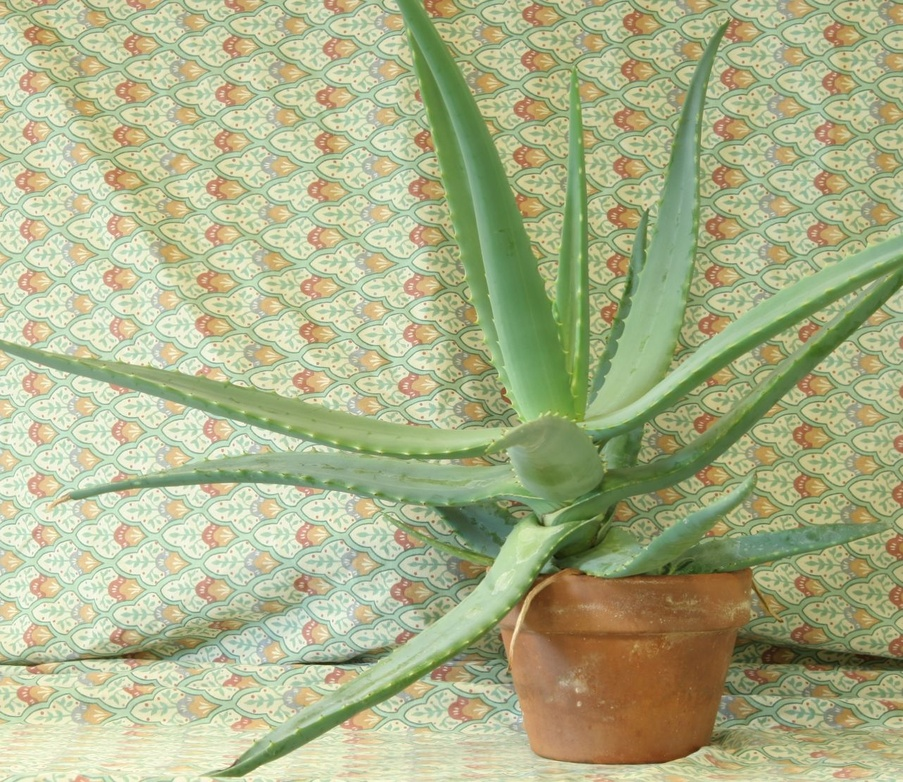
//> input picture Ejemplos/08_3D_vision/08_01_disparity/data/aloeL.jpg, 903 x 782 px, shrunk from 1282 x 1110 before the run
$ ./inclination ../../08_3D_vision/08_01_disparity/data/aloeL.jpg   (built with g++ and OpenCV 4)
//> lines starting //> are read from the running program, lines starting //| are printed output that depends on the picture
#include "opencv2/imgcodecs.hpp"
#include "opencv2/highgui.hpp"
#include "opencv2/imgproc.hpp"
#include <iostream>

using namespace cv;
using namespace std;

int main(int argc, char ** argv)
{
  // Load an image
  CommandLineParser parser(argc, argv, "{@input | lena.jpg | input image}");
  Mat src = imread(samples::findFile(parser.get<String>("@input") ) );
//> src is the input picture: 782 rows x 903 cols, CV_8UC3; mean B, G, R 136.7, 177.2, 171.2
  if (src.empty() ) {
    cout << "Could not open or find the image!\n" << endl;
    cout << "Usage: " << argv[0] << " <Input image>" << endl;
    return -1;
  }

  // Points to the affine transform calculation
  // Se necesitan tres puntos en la imagen original y destino
  // para calcular la relación entre ellos y su transformada
  Point2f srcTri[3];
  srcTri[0] = Point2f(0.f, 0.f);
  srcTri[1] = Point2f(src.cols - 1.f, 0.f);
  srcTri[2] = Point2f(0.f, src.rows - 1.f);

  Point2f dstTri[3];
  dstTri[0] = Point2f(0.f, src.rows * 0.33f);
  dstTri[1] = Point2f(src.cols * 0.85f, src.rows * 0.25f);
  dstTri[2] = Point2f(src.cols * 0.15f, src.rows * 0.7f);

  // Calculate the affine transform
  // A través de la función getAffineTransform
  // se calcula la transformada afín
  Mat warp_mat = getAffineTransform(srcTri, dstTri);
  Mat warp_dst = Mat::zeros(src.rows, src.cols, src.type() );

  // Apply the affine transform
  // A través de la función warpAffine
  // se aplica la matriz con la transformada a toda la imagen
  warpAffine(src, warp_dst, warp_mat, warp_dst.size() );
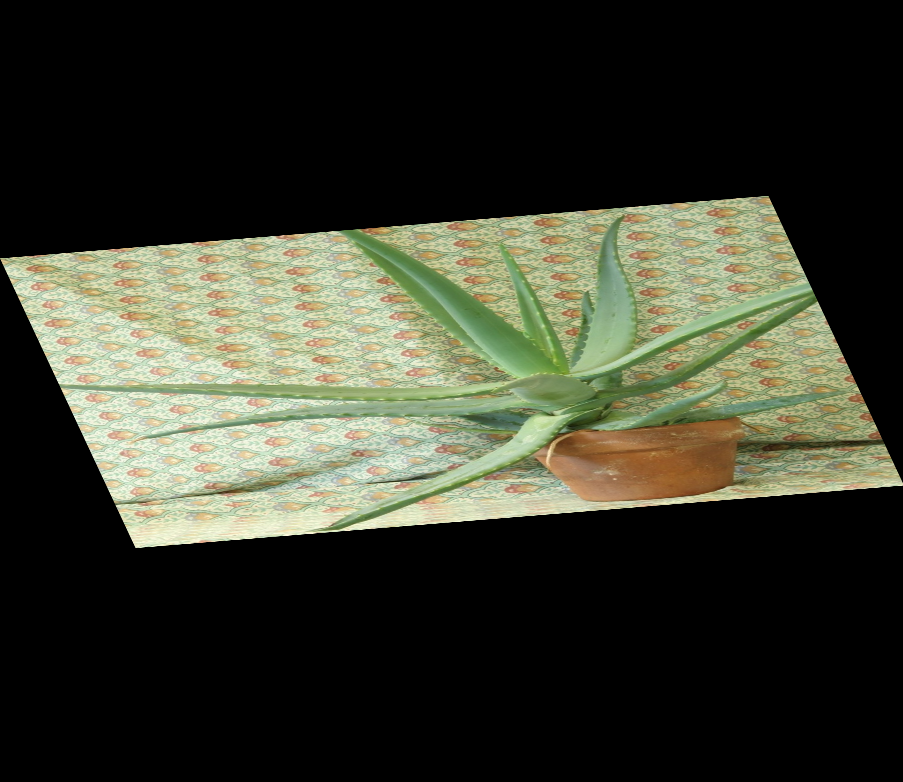
//> warp_dst: 782 rows x 903 cols, CV_8UC3; mean B, G, R 44.7, 58, 56

  // Rotation point, angle and scale (optional)
  // Punto a partir del cual se va a rotar
  Point center = Point(warp_dst.cols / 2, warp_dst.rows / 2);
//> center = Point(451, 391)
  // Ángulo de rotación (positivo en sentido antihorario)
  // y factor de escala (opcional)
  double angle = -50.0;
  double scale = 0.6;

  // Calculate and apply rotation matrix
  // Se genera la matriz de rotación
  Mat rot_mat = getRotationMatrix2D(center, angle, scale);

  // A través de la función warpAffine
  // se aplica la matriz de rotación a toda la imagen
  Mat warp_rotate_dst;
  warpAffine(warp_dst, warp_rotate_dst, rot_mat, warp_dst.size() );
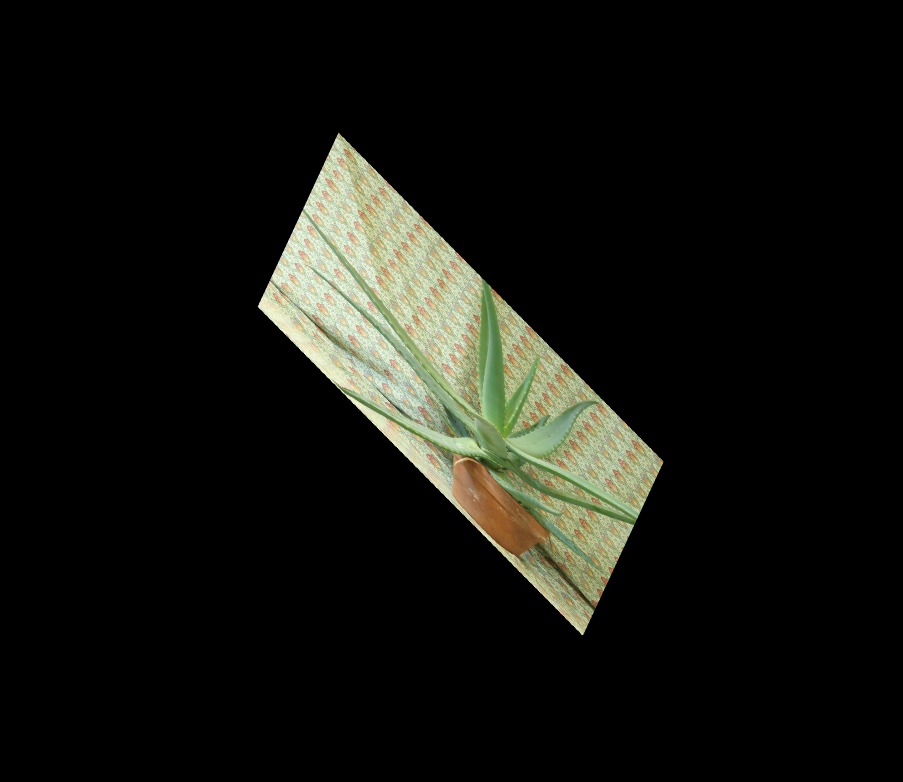
//> warp_rotate_dst: 782 rows x 903 cols, CV_8UC3; mean B, G, R 16.1, 20.9, 20.2

  // Show images
  imshow("Source image", src);
  imshow("Warp", warp_dst);
  imshow("Warp + Rotate", warp_rotate_dst);

  waitKey();
  return 0;
}
